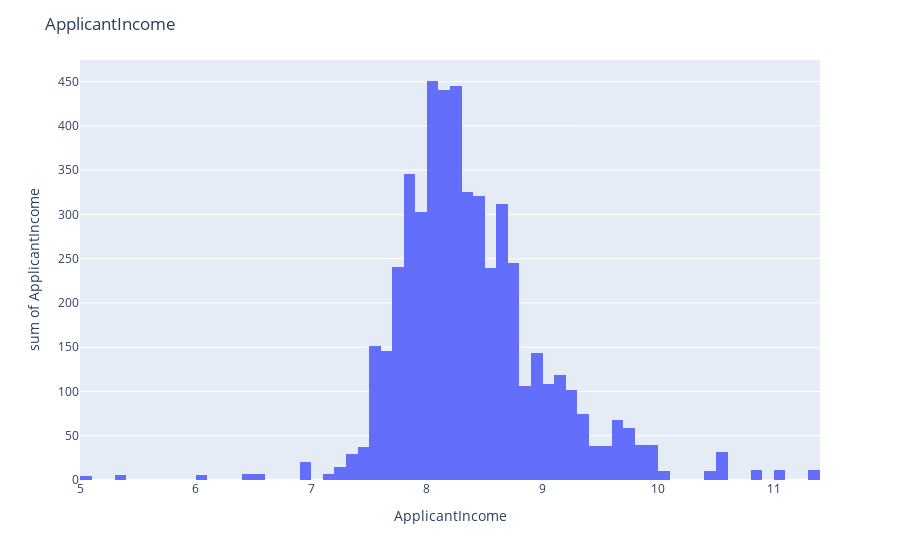
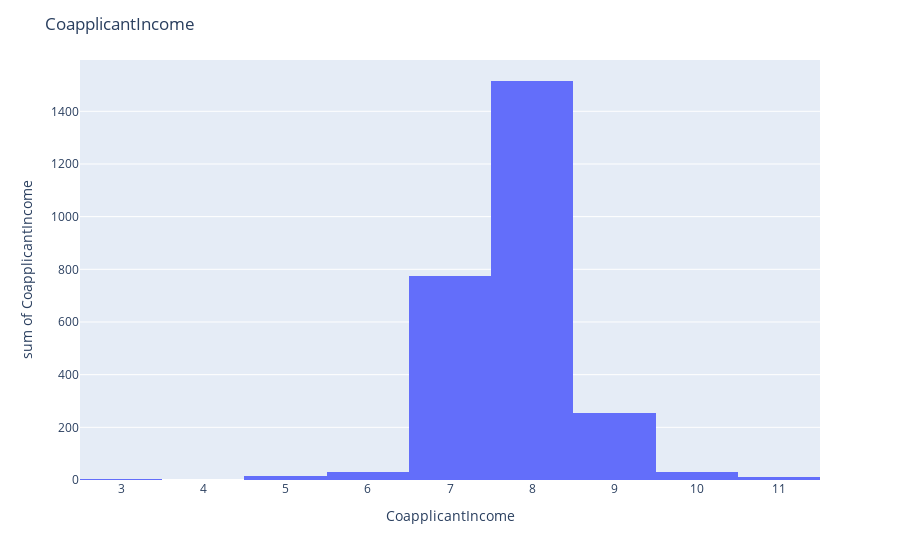

Notebook code cell kept with these figures, in order:
### Code cell
plt.figure(figsize=(10,4))
fig = px.histogram(data["ApplicantIncome"],x ="ApplicantIncome" ,y = "ApplicantIncome" )
fig.update_layout(title="ApplicantIncome")
fig.show()

fig = px.histogram(data["CoapplicantIncome"],x ="CoapplicantIncome" ,y = "CoapplicantIncome" )
fig.update_layout(title="CoapplicantIncome")
fig.show()

fig = px.histogram(data["LoanAmount"],x ="LoanAmount" ,y = "LoanAmount" )
fig.update_layout(title="LoanAmount")
fig.show()

### Figure 1 — Plotly figure (JSON) as saved in the notebook; plotly's stock layout.template omitted (floating-point values rounded to 4 significant figures; data arrays with more than 128 entries replaced by an {"elided": "..."} marker saying what was removed)
{"data": [{"alignmentgroup": "True", "bingroup": "x", "histfunc": "sum", "hovertemplate": "ApplicantIncome=%{x}<br>sum of ApplicantIncome=%{y}<extra></extra>", "legendgroup": "", "marker": {"color": "#636efa", "pattern": {"shape": ""}}, "name": "", "offsetgroup": "", "orientation": "v", "showlegend": false, "type": "histogram", "x": {"elided": "614 float values"}, "xaxis": "x", "y": {"elided": "614 float values"}, "yaxis": "y"}], "layout": {"barmode": "relative", "legend": {"tracegroupgap": 0}, "margin": {"t": 60}, "title": {"text": "ApplicantIncome"}, "xaxis": {"anchor": "y", "domain": [0, 1], "title": {"text": "ApplicantIncome"}}, "yaxis": {"anchor": "x", "domain": [0, 1], "title": {"text": "sum of ApplicantIncome"}}}}

### Figure 2 — Plotly figure (JSON) as saved in the notebook; plotly's stock layout.template omitted (floating-point values rounded to 4 significant figures; data arrays with more than 128 entries replaced by an {"elided": "..."} marker saying what was removed)
{"data": [{"alignmentgroup": "True", "bingroup": "x", "histfunc": "sum", "hovertemplate": "CoapplicantIncome=%{x}<br>sum of CoapplicantIncome=%{y}<extra></extra>", "legendgroup": "", "marker": {"color": "#636efa", "pattern": {"shape": ""}}, "name": "", "offsetgroup": "", "orientation": "v", "showlegend": false, "type": "histogram", "x": {"elided": "614 float values"}, "xaxis": "x", "y": {"elided": "614 float values"}, "yaxis": "y"}], "layout": {"barmode": "relative", "legend": {"tracegroupgap": 0}, "margin": {"t": 60}, "title": {"text": "CoapplicantIncome"}, "xaxis": {"anchor": "y", "domain": [0, 1], "title": {"text": "CoapplicantIncome"}}, "yaxis": {"anchor": "x", "domain": [0, 1], "title": {"text": "sum of CoapplicantIncome"}}}}
